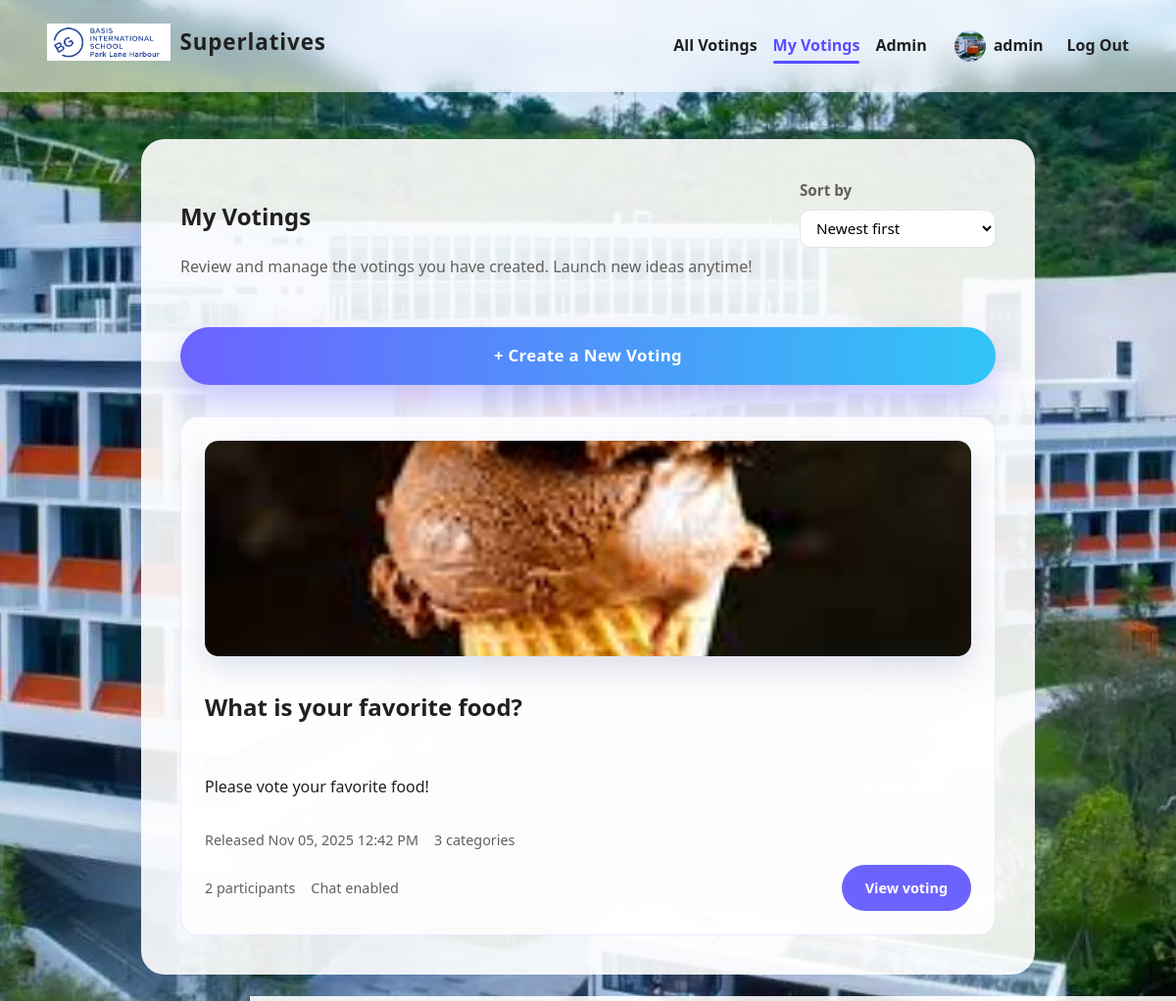
The app's page /my-polls (signed in) with its own data.
### app.py (models this page shows, shortened)
class User(db.Model):
    id = db.Column(db.Integer, primary_key=True)
    name = db.Column(db.String(80), unique=True, nullable=False)
    password_hash = db.Column(db.String(255), nullable=False)
    profile_image = db.Column(db.String(255), nullable=True)
    is_admin = db.Column(db.Boolean, nullable=False, default=False, server_default="0")
    is_frozen = db.Column(db.Boolean, nullable=False, default=False, server_default="0")
    violation_count = db.Column(
        db.Integer, nullable=False, default=0, server_default="0"
    )
    polls = db.relationship("Poll", backref="creator", lazy=True)
    votes = db.relationship("Vote", backref="voter", lazy=True)

class Poll(db.Model):
    id = db.Column(db.Integer, primary_key=True)
    title = db.Column(db.String(200), unique=True, nullable=False)
    description = db.Column(db.Text, nullable=True)
    created_by = db.Column(db.Integer, db.ForeignKey("user.id"), nullable=False)
    created_at = db.Column(
        db.DateTime, nullable=False, default=db.func.now(), server_default=db.func.now()
    )
    cover_image = db.Column(db.String(255), nullable=True)
    chat_enabled = db.Column(db.Boolean, nullable=False, default=True, server_default="1")
    options = db.relationship("Option", backref="poll", cascade="all, delete-orphan")
    votes = db.relationship("Vote", backref="poll", cascade="all, delete-orphan")
    messages = db.relationship("Message", backref="poll", cascade="all, delete-orphan")

### app.py (the view)
    @app.route("/my-polls")
    @login_required
    def my_polls():
        user = current_user()
        base_query = Poll.query.filter_by(created_by=user.id)
        polls, pagination, sort_choice = build_poll_listing(base_query)
        return render_template(
            "my_polls.html",
            polls=polls,
            pagination=pagination,
            sort_choice=sort_choice,
        )

### app.py (called while the page is built)
def current_user() -> Optional[User]:
    user_id = session.get("user_id")
    if user_id is None:
        return None
    return User.query.get(user_id)

def login_required(func):
    from functools import wraps
    @wraps(func)
    def wrapped(*args, **kwargs):
        if current_user() is None:
            flash("Please log in first.", "warning")
            return redirect(url_for("login", next=request.url))
        return func(*args, **kwargs)
    return wrapped

### templates/my_polls.html (shortened to what this page needs)
{% extends "base.html" %}
{% block content %}
<section class="card">
  <header class="card-header">
    <div>
      <h1>My Votings</h1>
      <p class="lead">
        Review and manage the votings you have created. Launch new ideas anytime!
      </p>
    </div>
    <form method="get" class="sort-form">
      <label for="sort">Sort by</label>
      <select id="sort" name="sort" onchange="this.form.submit()">
        <option value="recent" {% if sort_choice == 'recent' %}selected{% endif %}>Newest first</option>
      </select>
    </form>
  </header>
  <div class="create-voting-cta">
    <a class="button create-button" href="{{ url_for('new_poll') }}">
      + Create a New Voting
    </a>
  </div>
  {% if polls %}
  <ul class="poll-list">
    {% for entry in polls %}
    {% set poll = entry.poll %}
    <li class="poll-item">
      {% if poll.cover_image %}
      <img
        class="poll-cover"
        src="{{ url_for('static', filename=poll.cover_image) }}"
        alt="Cover image for {{ poll.title }}"
      />
      {% endif %}
      <h2>{{ poll.title }}</h2>
      {% if poll.description %}
      <p class="poll-description">{{ poll.description }}</p>
      {% endif %}
      <div class="poll-meta">
        <span>Released {{ poll.created_at.strftime("%b %d, %Y %I:%M %p") }}</span>
        <span>{{ poll.options|length }} categories</span>
      </div>
      <div class="poll-stats">
        <span>{{ entry.vote_count }} participant{% if entry.vote_count != 1 %}s{% endif %}</span>
        <span>Chat {{ 'enabled' if poll.chat_enabled else 'disabled' }}</span>
        <a class="button" href="{{ url_for('poll_detail', poll_id=poll.id) }}">View voting</a>
      </div>
    </li>
    {% endfor %}
  </ul>
  {% else %}
  <p>You haven't created any votings yet. Start one to get the community talking!</p>
  {% endif %}
</section>
{% endblock %}

### templates/base.html (shortened to what this page needs)
{% import "macros/avatar.html" as avatar %}
<!doctype html>
<html lang="en">
  <head>
    <link rel="stylesheet" href="{{ url_for('static', filename='css/styles.css') }}" />
  </head>
  <body>
    <nav class="navbar">
      <div class="brand">
        <a href="{{ url_for('index') }}">
          <img
            class="brand-logo"
            src="{{ url_for('static', filename='uploads/theim.png') }}"
            alt="Superlatives logo"
          />
          <span class="brand-name">Superlatives</span>
        </a>
      </div>
      <div class="nav-links">
        <a
          href="{{ url_for('index') }}"
          class="{% if request.endpoint == 'index' %}active{% endif %}"
        >
          All Votings
        </a>
        {% if current_user %}
        <a
          href="{{ url_for('my_polls') }}"
          class="{% if request.endpoint == 'my_polls' %}active{% endif %}"
        >
          My Votings
        </a>
        {% if current_user_is_admin %}
        <a
          href="{{ url_for('admin_dashboard') }}"
          class="{% if request.endpoint == 'admin_dashboard' %}active{% endif %}"
        >
          Admin
        </a>
        {% endif %}
        <div class="nav-account">
          <a
            href="{{ url_for('profile') }}"
            class="profile-link {% if request.endpoint == 'profile' %}active{% endif %}"
          >
            {{ avatar.render(current_user, "xs") }}
            <span class="profile-name">{{ current_user.name }}</span>
          </a>
          <a class="logout-link" href="{{ url_for('logout') }}">Log Out</a>
        </div>
        {% else %}
        <a href="{{ url_for('login') }}">Log In</a>
        <a href="{{ url_for('register') }}">Register</a>
        {% endif %}
      </div>
    </nav>
    <main class="content">
      {% block content %}{% endblock %}
    </main>
  </body>
</html>

### templates/macros/avatar.html
{% macro render(user, size="md", extra_classes="") %}
  {% set name = user.name if user else "?" %}
  {% set profile_image = user.profile_image if user else None %}
  {% set classes = "avatar avatar-" ~ size %}
  {% if extra_classes %}
    {% set classes = classes ~ " " ~ extra_classes %}
  {% endif %}
  {% if profile_image %}
    <span class="{{ classes }} avatar-has-image">
      <img
        src="{{ url_for('static', filename=profile_image) }}"
        alt="{{ name }} profile image"
        loading="lazy"
      />
    </span>
  {% else %}
    <span class="{{ classes }} avatar-initial" aria-hidden="true">
      {{ name[:1]|upper }}
    </span>
  {% endif %}
{% endmacro %}

### static/css/styles.css (style rules this page uses)
:root { color-scheme: light; font-family: "Segoe UI", Roboto, Helvetica, Arial, sans-serif; font-size: 16px; line-height: 1.6; --primary: #6c63ff; --primary-dark: #584dff; --card-bg: rgba(255, 255, 255, 0.9); --text-color: #202020; --muted: #606060; --danger: #e63946; --success: #2a9d8f; --warning: #f4a261; }
* { box-sizing: border-box; }
body { min-height: 100vh; margin: 0; background-color: #000; background-image: url("../uploads/myim.webp"); background-repeat: no-repeat; background-position: center; background-size: cover; background-attachment: fixed; color: var(--text-color); position: relative; }
.navbar { display: flex; justify-content: space-between; align-items: center; padding: 1.5rem 3rem; position: sticky; top: 0; backdrop-filter: blur(12px); background: rgba(255, 255, 255, 0.6); z-index: 10; }
.navbar a { color: var(--text-color); text-decoration: none; font-weight: 600; transition: color 0.2s ease; }
.brand a { display: inline-flex; align-items: center; gap: 0.6rem; font-size: 1.4rem; letter-spacing: 0.04em; }
.brand-logo { height: 2.4rem; width: auto; display: block; }
.brand-name { font-weight: 700; color: var(--text-color); }
.nav-links { display: flex; gap: 1rem; align-items: center; }
.nav-account { display: flex; align-items: center; gap: 0.75rem; }
.profile-link { display: inline-flex; align-items: center; gap: 0.5rem; padding: 0.35rem 0.75rem; border-radius: 999px; background: transparent; font-weight: 600; transition: background 0.2s ease, color 0.2s ease; }
.profile-name { font-weight: 600; }
.logout-link { color: var(--danger); font-weight: 600; }
.avatar { border-radius: 50%; display: inline-flex; align-items: center; justify-content: center; font-weight: 700; text-transform: uppercase; color: #fff; background: linear-gradient(135deg, #6c63ff 0%, #31c6f6 100%); box-shadow: 0 2px 6px rgba(17, 24, 39, 0.08); }
.avatar-has-image { background: transparent; box-shadow: none; }
.avatar-has-image img { width: 100%; height: 100%; display: block; border-radius: 50%; object-fit: cover; }
.avatar-xs { width: 32px; height: 32px; font-size: 0.85rem; }
.nav-links > a.active { color: var(--primary-dark); position: relative; }
.nav-links > a.active::after { content: ""; position: absolute; left: 0; right: 0; bottom: -0.35rem; height: 3px; background: var(--primary-dark); border-radius: 999px; }
.content { max-width: 960px; margin: 3rem auto; padding: 0 1.5rem 4rem; }
.card { background: var(--card-bg); border-radius: 24px; padding: 2.5rem; box-shadow: 0 20px 45px rgba(86, 98, 163, 0.2); }
.card-header { display: flex; justify-content: space-between; align-items: flex-start; gap: 1.5rem; flex-wrap: wrap; }
.create-voting-cta { margin-top: 1.5rem; }
.button.create-button { width: 100%; text-align: center; padding: 1rem 1.5rem; font-size: 1.05rem; letter-spacing: 0.02em; background: linear-gradient(90deg, #6c63ff 0%, #31c6f6 100%); box-shadow: 0 18px 35px rgba(108, 99, 255, 0.35); }
.lead { color: var(--muted); margin-bottom: 1.5rem; }
.sort-form { display: flex; flex-direction: column; gap: 0.5rem; font-size: 0.95rem; color: var(--muted); min-width: 200px; }
.sort-form select { padding: 0.45rem 0.75rem; border-radius: 10px; border: 1px solid rgba(0, 0, 0, 0.1); background: white; font: inherit; }
.poll-list { list-style: none; margin: 2rem 0 0; padding: 0; display: grid; gap: 1.5rem; }
.poll-item { background: rgba(255, 255, 255, 0.85); padding: 1.5rem; border-radius: 18px; display: grid; gap: 0.85rem; border: 1px solid rgba(108, 99, 255, 0.12); }
.poll-cover { width: 100%; max-height: 220px; object-fit: cover; border-radius: 14px; box-shadow: 0 12px 30px rgba(86, 98, 163, 0.2); }
.poll-meta { font-size: 0.9rem; color: var(--muted); display: flex; gap: 1rem; flex-wrap: wrap; }
.poll-stats { font-size: 0.9rem; color: var(--muted); display: flex; gap: 1rem; align-items: center; flex-wrap: wrap; }
.poll-stats .button { margin-left: auto; }
.button { display: inline-block; padding: 0.75rem 1.5rem; border-radius: 999px; background: var(--primary); color: white; font-weight: 600; text-decoration: none; border: none; cursor: pointer; transition: transform 0.15s ease, box-shadow 0.15s ease, background 0.15s ease; }
form { display: grid; gap: 1rem; }
label { font-weight: 600; }

### records on screen
User: profile_image (picture), name "admin"
Poll: cover_image (picture), title "What is your favorite food?", description "Please vote your favorite food!", created_at "Nov 05, 2025 12:42 PM", chat_enabled "enabled"

### other values on screen
{{ poll.options|length }} "3"
{{ entry.vote_count }} "2"
